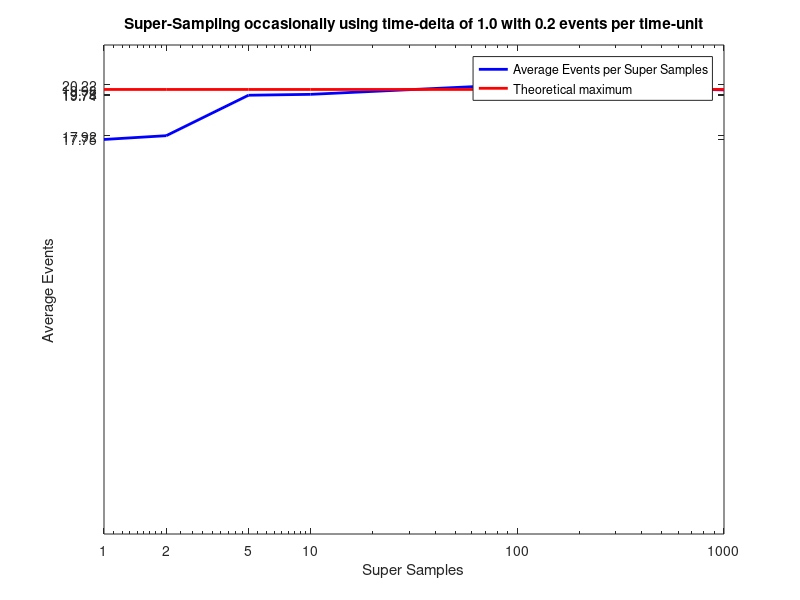

MATLAB code for this plot:
dtAvgs = [
1,17.750;
2,17.920;
5,19.740;
10,19.780;
100,20.220;
1000,19.980;
];
ecsTheory = 20.0;
dt = dtAvgs (:, 1);
avg = dtAvgs (:, 2);
minDt = min(dt);
maxDt = max(dt);
n = length (dt);
ecsTheoryLinePoints = n + 1;
ecsTheoryLineX = [0; dt];
ecsTheoryLineY = ones(ecsTheoryLinePoints, 1) * ecsTheory;
figure;
semilogx (dt, avg, 'color', 'blue', 'linewidth', 2);
hold on
plot (ecsTheoryLineX, ecsTheoryLineY, 'color', 'red', 'linewidth', 2);
yTickUpperLimit = ecsTheory * 1.1;
axis ([0 maxDt 0 yTickUpperLimit]);
axis ('auto x');
xLabels = cellstr(num2str(dt));
set(gca,'YTick', 0:500:yTickUpperLimit);
set(gca,'YTick', avg);
set(gca,'XTick', dt);
set(gca, 'xticklabel', xLabels);
xlabel ('Super Samples');
ylabel ('Average Events');
legend ('Average Events per Super Samples', 'Theoretical maximum');
title ('Super-Sampling occasionally using time-delta of 1.0 with 0.2 events per time-unit');
